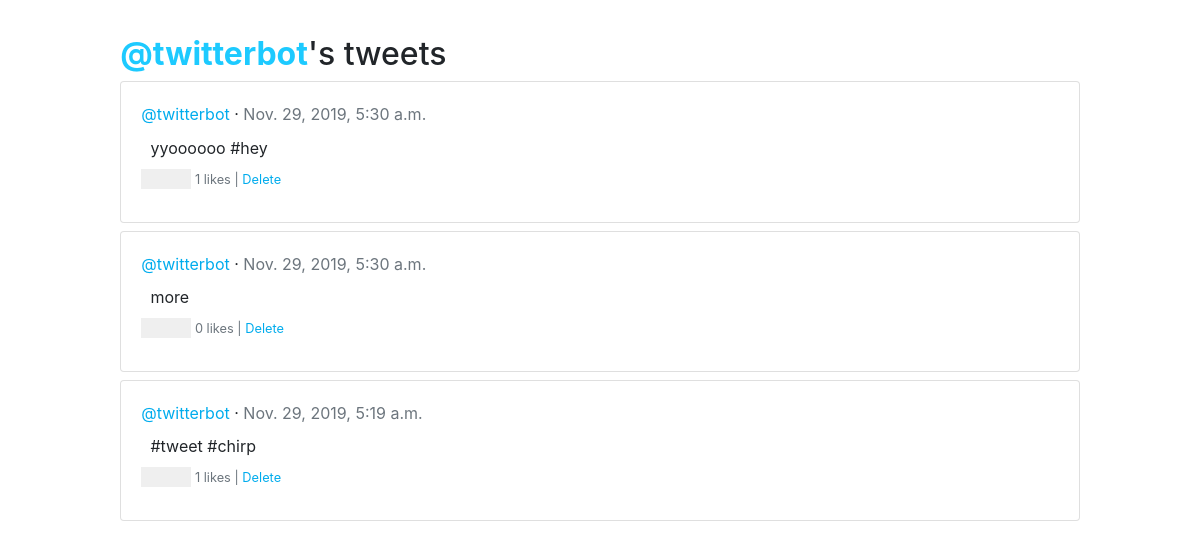
/profile/4 (signed in), run on the app's committed database.
### core/models.py (models this page shows)
class Tweet(models.Model):
  objects = models.Manager()
  content = models.CharField(max_length=140) #limit = 140
  date = models.DateTimeField(auto_now_add=True)
  author = models.ForeignKey(User, on_delete=models.DO_NOTHING)
  likes = models.ManyToManyField(User, related_name='likes')

### core/views.py (the view)
# urls.py: path('profile/<str:id>', views.profile, name='profile'),
def profile(request, id):
  tweets = []
  user = None
  if request.user.is_authenticated:
    tweets = Tweet.objects.order_by('-date').filter(author=id)
    tweet_tuples = []
    for t in tweets:
      tweet_tuples.append((t, t.likes.count()))
    user = User.objects.get(id=id)
    return render(request, "profile.html",{"tweet_tuples": tweet_tuples, "user": user})
  else:
    return redirect('/')

### core/templates/profile.html (shortened to what this page needs)
{% load static %}
<html>
  <head>
    <link rel="stylesheet" href="https://stackpath.bootstrapcdn.com/bootstrap/4.4.0/css/bootstrap.min.css">
    <link rel="stylesheet" href="{% static 'css/heart.css' %}">
  </head>
  <body>
    <div class="container-fluid d-flex flex-column">
      <div style="margin: 3% 9%">
        <h2><b style="color: #1dcaff">@{{ user.username }}</b>'s tweets</h2>
        {% for tweet, likes in tweet_tuples %}
        <div class="card mt-2">
            <div class="card-body">
              <a href="/profile/{{ tweet.author.id }}" class="twitter-blue">@{{ tweet.author }}</a> · <span class="text-secondary">{{ tweet.date }}</span>
              <div style="margin: 1%;">
                {{ tweet.content }}
              </div>
              <div style="margin-top: 1%;">
                  <small class="text-secondary"><form method="POST" action="/like">
                    <button type="submit" class="heart" name="like_id" value="{{ tweet.id }}"></button>
                    {{ likes }} likes {% if tweet.author == user %}
                    |<a href="/delete?id={{tweet.id}}" class="twitter-blue"> Delete</a>
                    {% endif %}
                  </form></small>
              </div>
            </div>
        </div>
        {% endfor %}
      </div>
    </div>
  </body>
</html>

### core/static/css/heart.css (style rules this page uses)
.heart { cursor: pointer; height: 20px; width: 50px; background-image: url( 'https://abs.twimg.com/a/1446542199/img/t1/web_heart_animation.png'); background-position: left; background-repeat:no-repeat; background-size:2900%; padding: 0; border: 0px; padding: 5px 0px; }

### core/templates/profile.html (style rules this page uses)
.twitter-blue { color: #00aced; }

### data on the page
Tweet: author "twitterbot", date "Nov. 29, 2019, 5:30 a.m.", content "yyoooooo #hey", likes "1"
Tweet: author "twitterbot", date "Nov. 29, 2019, 5:30 a.m.", content "more", likes "0"
Tweet: author "twitterbot", date "Nov. 29, 2019, 5:19 a.m.", content "#tweet #chirp", likes "1"

### other printed values
{{ user.username }} "twitterbot"
